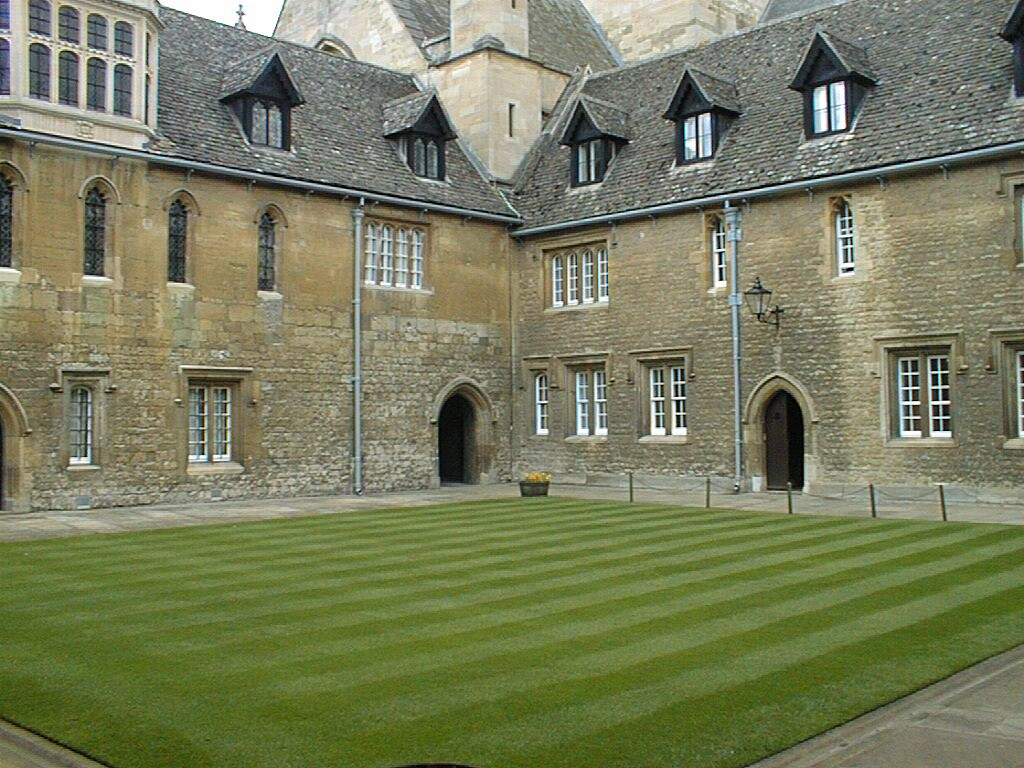
#> input picture Programming_computer_vision/ch5/images/001.jpg, 1024 x 768 px
$ python -i harris.py   (imports and definitions only)
#> lines starting #> are read from the running program, lines starting #| are printed output that depends on the picture
from PIL import Image
import numpy as np
import matplotlib.pyplot as plt
from scipy.ndimage import filters

def compute_harris_response(im, sigma=3):
	"""Compute the Harris corner detector response function
	for each pixel in a graylevel image"""

	# Derivatives
	imx = np.zeros(im.shape)
	filters.gaussian_filter(im,(sigma,sigma),(0,1),imx)
	imy = np.zeros(im.shape)
	filters.gaussian_filter(im,(sigma,sigma),(1,0),imy)

	# Compute components of the Harris matrix
	Wxx = filters.gaussian_filter(imx*imx,sigma)
	Wxy = filters.gaussian_filter(imx*imy,sigma)
	Wyy = filters.gaussian_filter(imy*imy,sigma)

	# Determinant and trace
	Wdet = Wxx*Wyy - Wxy**2
	Wtr = Wxx + Wyy

	return Wdet/Wtr

# [126 lines left out: functions get_harris_points, plot_harris_points, get_descriptors, match, match_twosided, appendimages and 1 more, not called in this run]

>>> import cv2
>>> picture = cv2.imread('../ch5/images/001.jpg', cv2.IMREAD_GRAYSCALE)
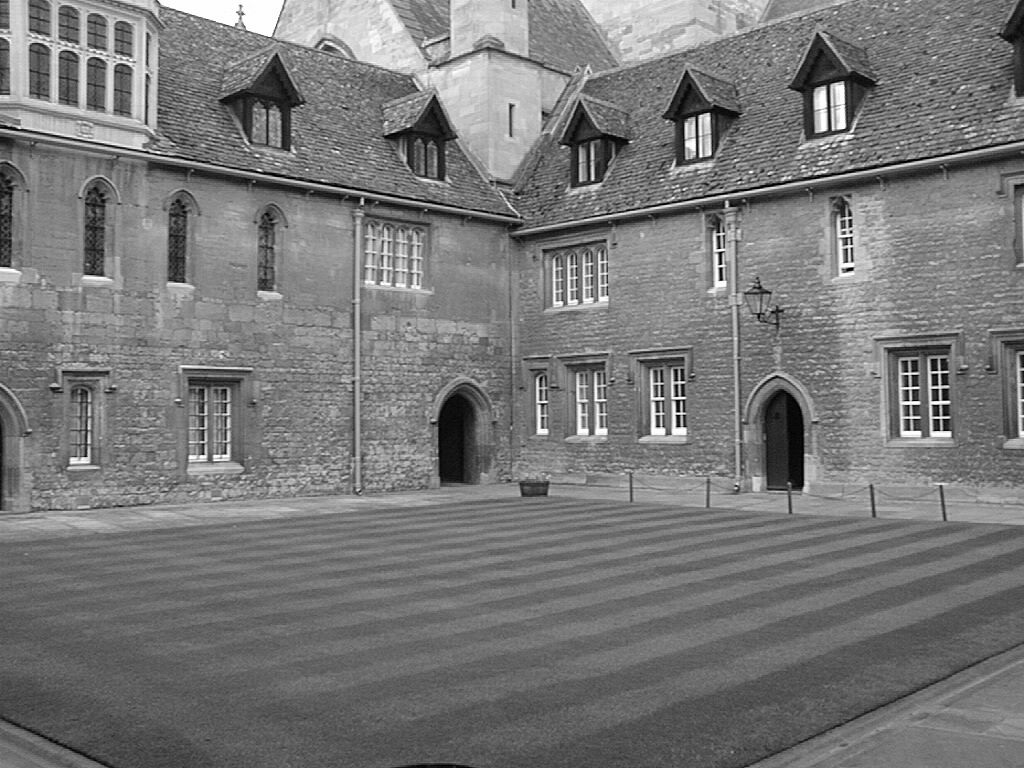
#> picture: shape (768, 1024); min 0, max 255, mean 119.8
>>> result = compute_harris_response(picture)
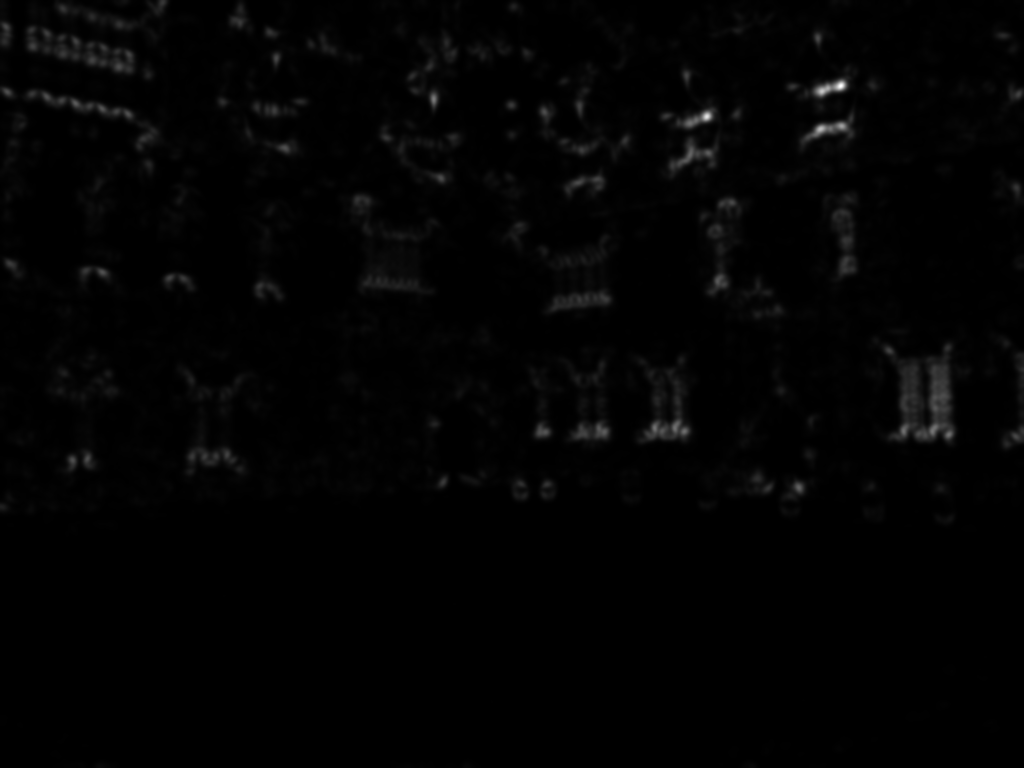
#> result: shape (768, 1024) float64; min 1.24e-06, max 71.09, mean 0.9; drawn with min black and max white

$ run again, on Programming_computer_vision/ch5/images/002.jpg
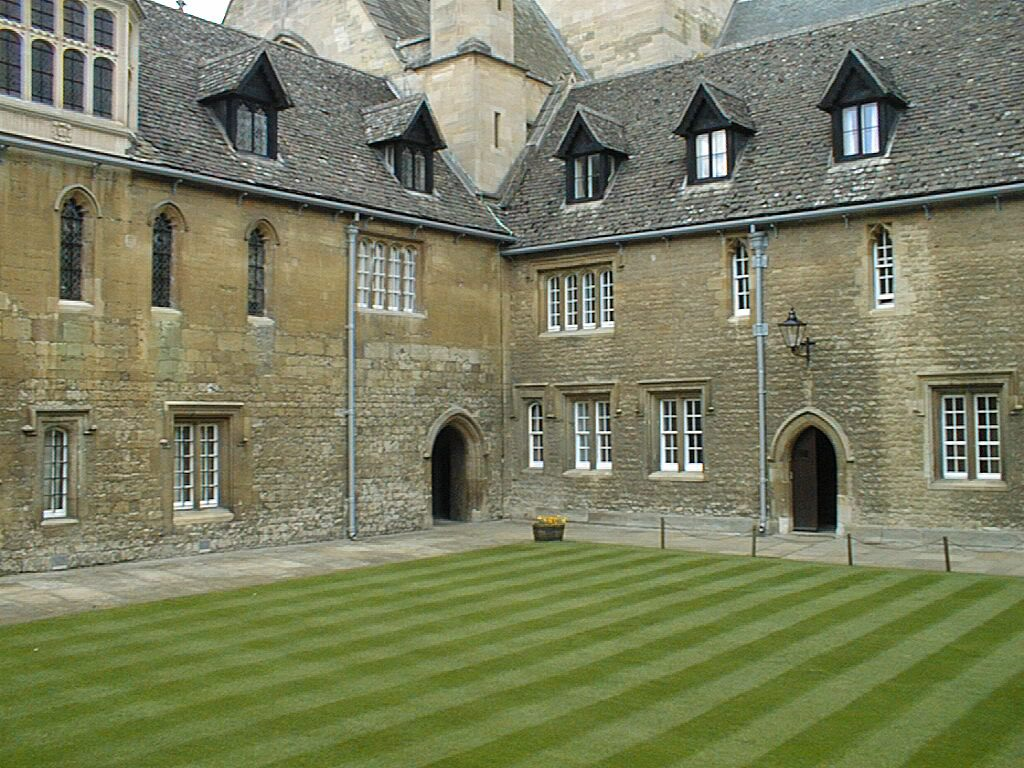
#> input picture Programming_computer_vision/ch5/images/002.jpg, 1024 x 768 px
#> `picture = cv2.imread('../ch5/images/001.jpg', cv2.IMREAD_GRAYSCALE)`:
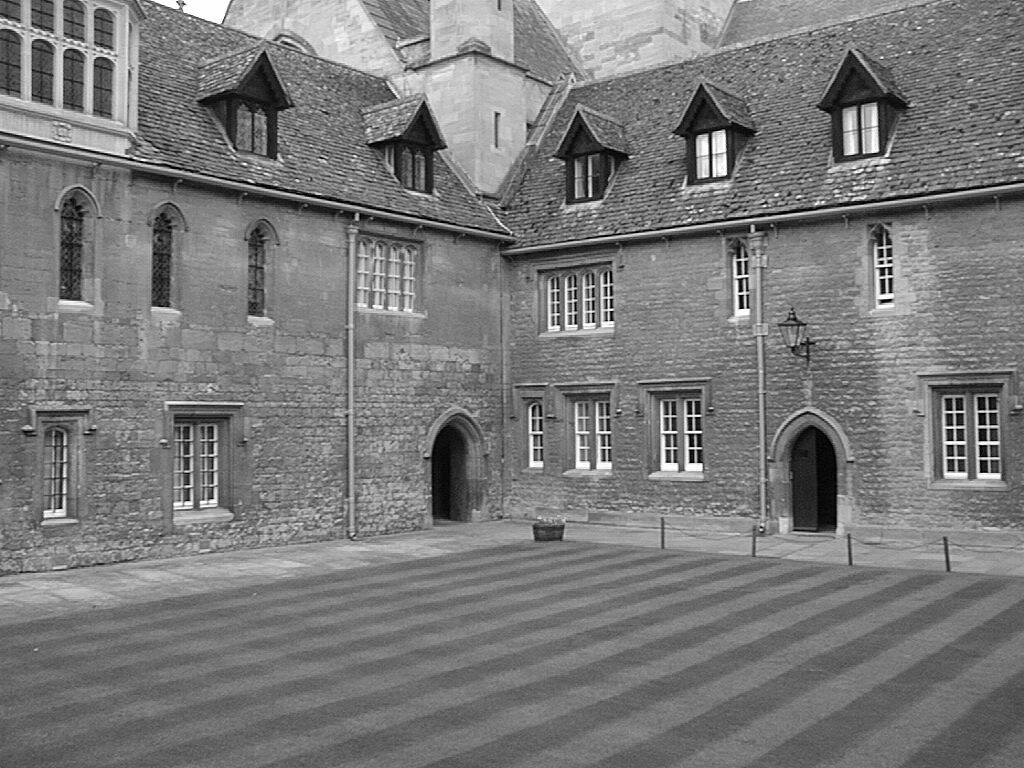
#> picture: shape (768, 1024); min 0, max 255, mean 121.3
#> `result = compute_harris_response(picture)`:
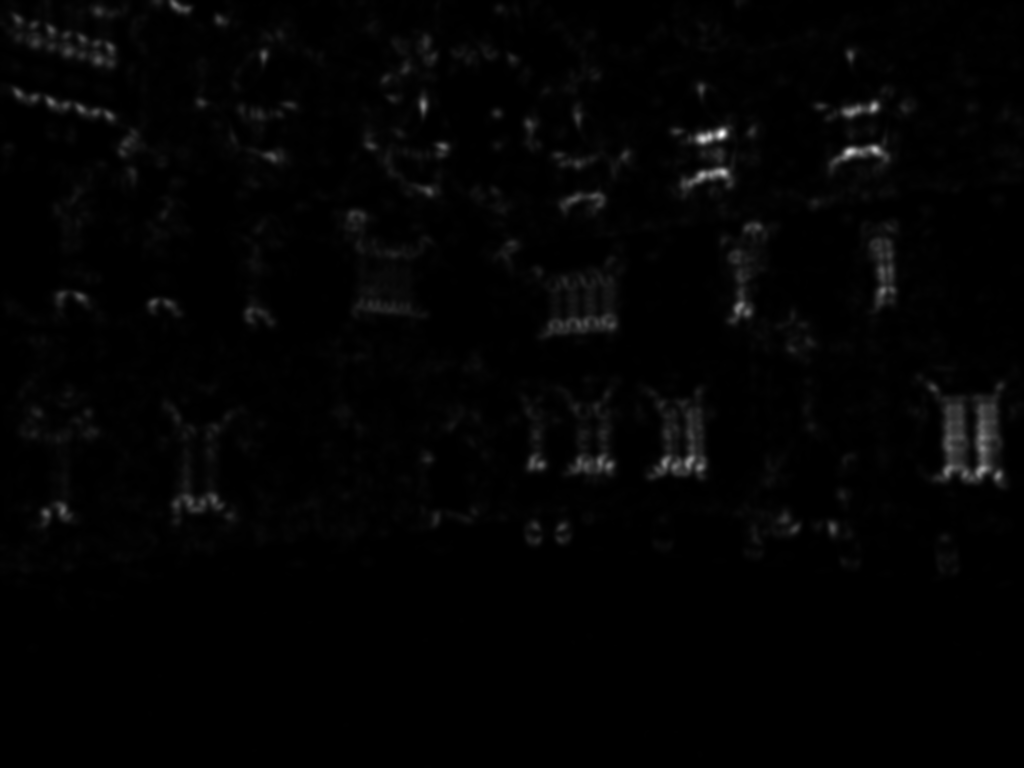
#> result: shape (768, 1024) float64; min 2.11e-05, max 66.82, mean 1; drawn with min black and max white

$ run again, on Programming_computer_vision/ch5/images/003.jpg
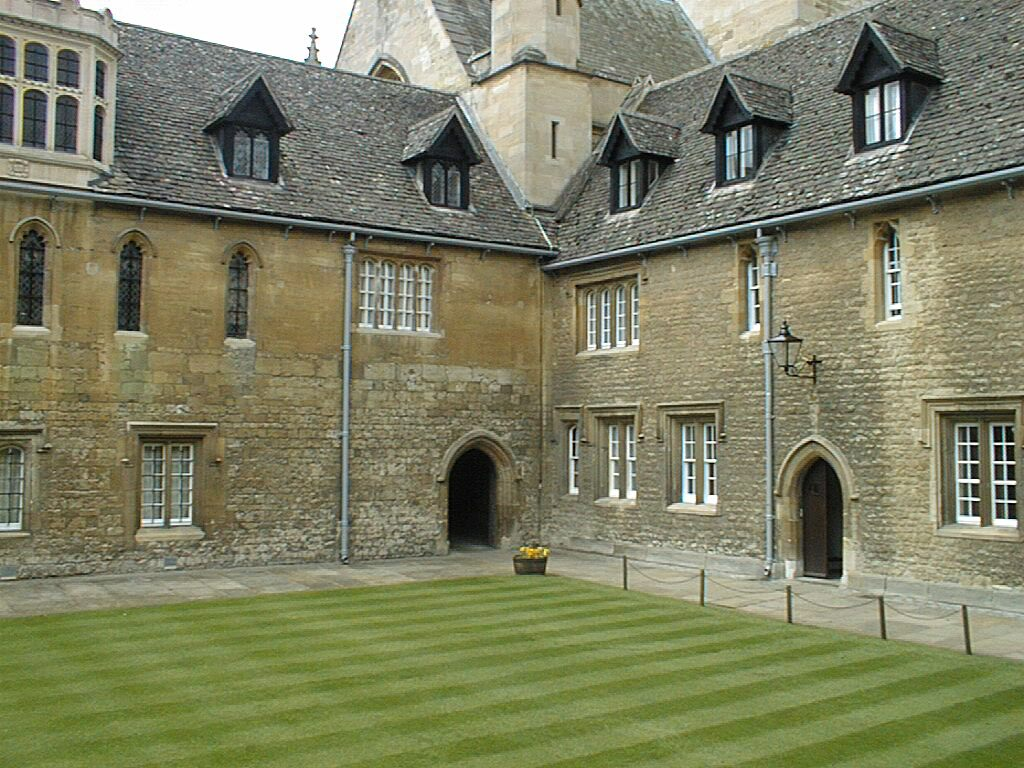
#> input picture Programming_computer_vision/ch5/images/003.jpg, 1024 x 768 px
#> `picture = cv2.imread('../ch5/images/001.jpg', cv2.IMREAD_GRAYSCALE)`:
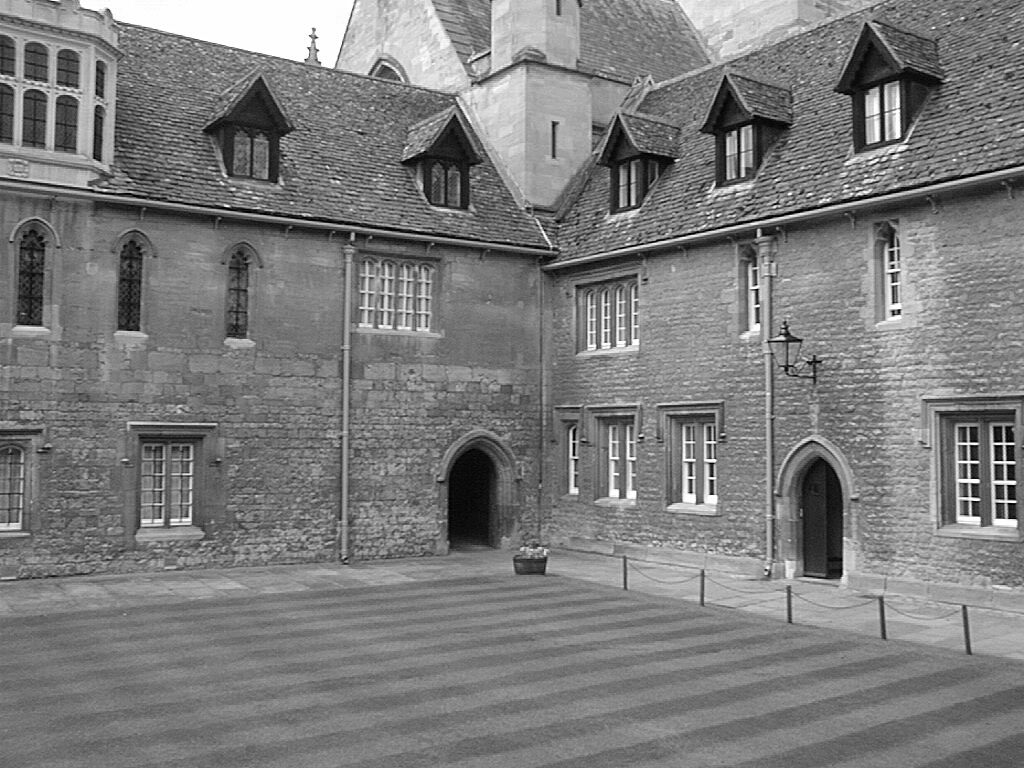
#> picture: shape (768, 1024); min 0, max 255, mean 123.9
#> `result = compute_harris_response(picture)`:
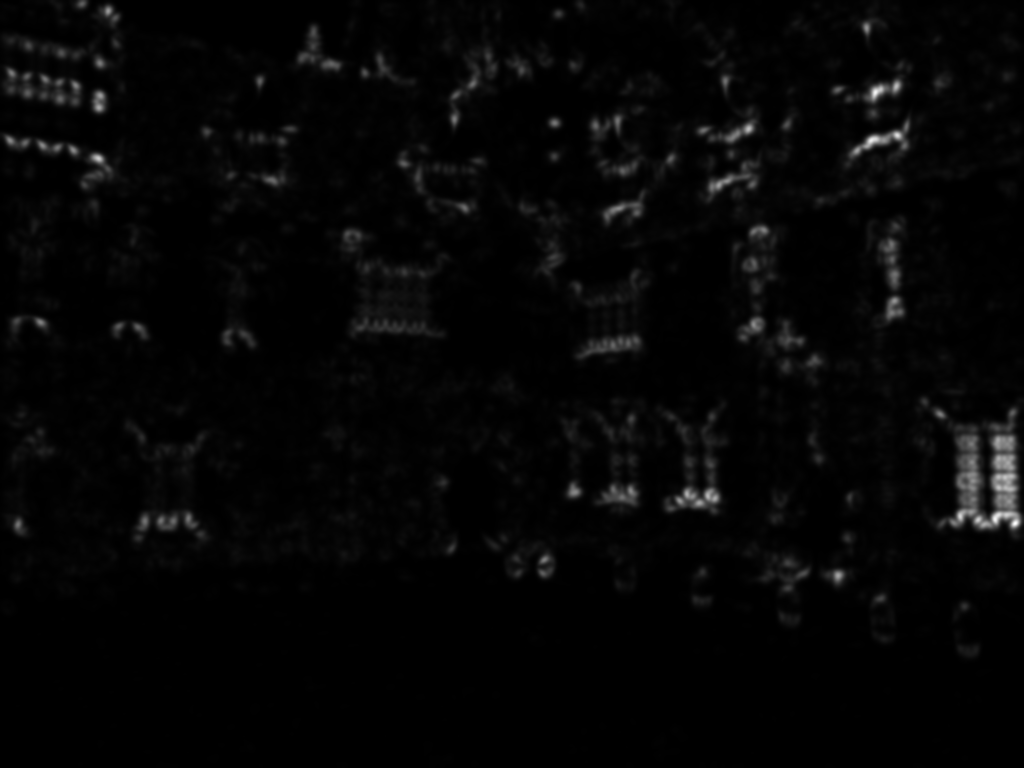
#> result: shape (768, 1024) float64; 0.13% of the values are NaN or infinite; the others: min -5.53e-41, max 41.73, mean 0.958; drawn with min black, max white, NaN and infinite black
